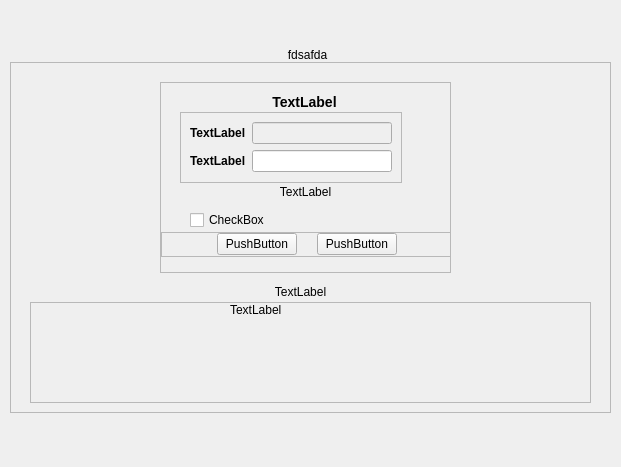
<?xml version="1.0" encoding="UTF-8"?>
<ui version="4.0">
 <class>QGenieRCPageLogin</class>
 <widget class="QWidget" name="QGenieRCPageLogin">
  <property name="geometry">
   <rect>
    <x>0</x>
    <y>0</y>
    <width>621</width>
    <height>467</height>
   </rect>
  </property>
  <property name="windowTitle">
   <string>Form</string>
  </property>
  <widget class="QLabel" name="label_error">
   <property name="geometry">
    <rect>
     <x>22</x>
     <y>29</y>
     <width>571</width>
     <height>51</height>
    </rect>
   </property>
   <property name="sizePolicy">
    <sizepolicy hsizetype="Preferred" vsizetype="Minimum">
     <horstretch>0</horstretch>
     <verstretch>0</verstretch>
    </sizepolicy>
   </property>
   <property name="minimumSize">
    <size>
     <width>0</width>
     <height>20</height>
    </size>
   </property>
   <property name="text">
    <string>fdsafda</string>
   </property>
   <property name="alignment">
    <set>Qt::AlignCenter</set>
   </property>
   <property name="wordWrap">
    <bool>true</bool>
   </property>
  </widget>
  <widget class="QFrame" name="frame">
   <property name="geometry">
    <rect>
     <x>10</x>
     <y>62</y>
     <width>601</width>
     <height>351</height>
    </rect>
   </property>
   <property name="sizePolicy">
    <sizepolicy hsizetype="Fixed" vsizetype="Fixed">
     <horstretch>0</horstretch>
     <verstretch>0</verstretch>
    </sizepolicy>
   </property>
   <property name="minimumSize">
    <size>
     <width>420</width>
     <height>240</height>
    </size>
   </property>
   <property name="maximumSize">
    <size>
     <width>16777215</width>
     <height>360</height>
    </size>
   </property>
   <property name="frameShape">
    <enum>QFrame::StyledPanel</enum>
   </property>
   <property name="frameShadow">
    <enum>QFrame::Raised</enum>
   </property>
   <widget class="QFrame" name="rc_login">
    <property name="geometry">
     <rect>
      <x>150</x>
      <y>20</y>
      <width>291</width>
      <height>191</height>
     </rect>
    </property>
    <property name="autoFillBackground">
     <bool>false</bool>
    </property>
    <property name="frameShape">
     <enum>QFrame::StyledPanel</enum>
    </property>
    <property name="frameShadow">
     <enum>QFrame::Raised</enum>
    </property>
    <property name="lineWidth">
     <number>3</number>
    </property>
    <property name="midLineWidth">
     <number>0</number>
    </property>
    <widget class="QLabel" name="label_title">
     <property name="geometry">
      <rect>
       <x>9</x>
       <y>10</y>
       <width>271</width>
       <height>20</height>
      </rect>
     </property>
     <property name="font">
      <font>
       <pointsize>-1</pointsize>
       <weight>75</weight>
       <italic>false</italic>
       <bold>true</bold>
      </font>
     </property>
     <property name="styleSheet">
      <string notr="true">font:bold 14px;
</string>
     </property>
     <property name="text">
      <string>TextLabel</string>
     </property>
     <property name="alignment">
      <set>Qt::AlignCenter</set>
     </property>
    </widget>
    <widget class="QCheckBox" name="chk_save">
     <property name="geometry">
      <rect>
       <x>30</x>
       <y>130</y>
       <width>241</width>
       <height>16</height>
      </rect>
     </property>
     <property name="text">
      <string>CheckBox</string>
     </property>
    </widget>
    <widget class="QProgressIndicator" name="pi" native="true">
     <property name="geometry">
      <rect>
       <x>240</x>
       <y>10</y>
       <width>35</width>
       <height>35</height>
      </rect>
     </property>
     <property name="minimumSize">
      <size>
       <width>35</width>
       <height>35</height>
      </size>
     </property>
    </widget>
    <widget class="QLabel" name="label_default">
     <property name="geometry">
      <rect>
       <x>10</x>
       <y>100</y>
       <width>271</width>
       <height>20</height>
      </rect>
     </property>
     <property name="text">
      <string>TextLabel</string>
     </property>
     <property name="alignment">
      <set>Qt::AlignCenter</set>
     </property>
    </widget>
    <widget class="QFrame" name="frame_2">
     <property name="geometry">
      <rect>
       <x>20</x>
       <y>30</y>
       <width>222</width>
       <height>71</height>
      </rect>
     </property>
     <property name="frameShape">
      <enum>QFrame::StyledPanel</enum>
     </property>
     <property name="frameShadow">
      <enum>QFrame::Raised</enum>
     </property>
     <layout class="QFormLayout" name="formLayout">
      <item row="0" column="0">
       <widget class="QLabel" name="label_user">
        <property name="styleSheet">
         <string notr="true">font:bold;</string>
        </property>
        <property name="text">
         <string>TextLabel</string>
        </property>
       </widget>
      </item>
      <item row="0" column="1">
       <widget class="QLineEdit" name="edt_user">
        <property name="enabled">
         <bool>false</bool>
        </property>
        <property name="sizePolicy">
         <sizepolicy hsizetype="Preferred" vsizetype="Fixed">
          <horstretch>0</horstretch>
          <verstretch>0</verstretch>
         </sizepolicy>
        </property>
       </widget>
      </item>
      <item row="1" column="0">
       <widget class="QLabel" name="label_pwd">
        <property name="styleSheet">
         <string notr="true">font:bold;</string>
        </property>
        <property name="text">
         <string>TextLabel</string>
        </property>
       </widget>
      </item>
      <item row="1" column="1">
       <widget class="QLineEdit" name="edt_pwd">
        <property name="sizePolicy">
         <sizepolicy hsizetype="Preferred" vsizetype="Fixed">
          <horstretch>0</horstretch>
          <verstretch>0</verstretch>
         </sizepolicy>
        </property>
        <property name="echoMode">
         <enum>QLineEdit::PasswordEchoOnEdit</enum>
        </property>
       </widget>
      </item>
     </layout>
    </widget>
    <widget class="QFrame" name="frame_3">
     <property name="geometry">
      <rect>
       <x>1</x>
       <y>150</y>
       <width>291</width>
       <height>25</height>
      </rect>
     </property>
     <property name="frameShape">
      <enum>QFrame::StyledPanel</enum>
     </property>
     <property name="frameShadow">
      <enum>QFrame::Raised</enum>
     </property>
     <layout class="QHBoxLayout" name="horizontalLayout">
      <property name="spacing">
       <number>20</number>
      </property>
      <property name="margin">
       <number>0</number>
      </property>
      <item>
       <spacer name="horizontalSpacer_2">
        <property name="orientation">
         <enum>Qt::Horizontal</enum>
        </property>
        <property name="sizeHint" stdset="0">
         <size>
          <width>40</width>
          <height>20</height>
         </size>
        </property>
       </spacer>
      </item>
      <item>
       <widget class="QPushButton" name="but_login">
        <property name="text">
         <string>PushButton</string>
        </property>
       </widget>
      </item>
      <item>
       <widget class="QPushButton" name="but_cancel">
        <property name="text">
         <string>PushButton</string>
        </property>
       </widget>
      </item>
      <item>
       <spacer name="horizontalSpacer_3">
        <property name="orientation">
         <enum>Qt::Horizontal</enum>
        </property>
        <property name="sizeHint" stdset="0">
         <size>
          <width>40</width>
          <height>20</height>
         </size>
        </property>
       </spacer>
      </item>
     </layout>
    </widget>
   </widget>
   <widget class="QLabel" name="label_list_title">
    <property name="geometry">
     <rect>
      <x>-20</x>
      <y>209</y>
      <width>621</width>
      <height>41</height>
     </rect>
    </property>
    <property name="text">
     <string>TextLabel</string>
    </property>
    <property name="alignment">
     <set>Qt::AlignCenter</set>
    </property>
    <property name="wordWrap">
     <bool>true</bool>
    </property>
   </widget>
   <widget class="QFrame" name="frame_4">
    <property name="geometry">
     <rect>
      <x>20</x>
      <y>240</y>
      <width>561</width>
      <height>101</height>
     </rect>
    </property>
    <property name="frameShape">
     <enum>QFrame::StyledPanel</enum>
    </property>
    <property name="frameShadow">
     <enum>QFrame::Raised</enum>
    </property>
    <layout class="QHBoxLayout" name="horizontalLayout_2">
     <property name="margin">
      <number>0</number>
     </property>
     <item>
      <spacer name="horizontalSpacer">
       <property name="orientation">
        <enum>Qt::Horizontal</enum>
       </property>
       <property name="sizeHint" stdset="0">
        <size>
         <width>159</width>
         <height>20</height>
        </size>
       </property>
      </spacer>
     </item>
     <item>
      <widget class="QLabel" name="label_list">
       <property name="sizePolicy">
        <sizepolicy hsizetype="Preferred" vsizetype="Preferred">
         <horstretch>0</horstretch>
         <verstretch>0</verstretch>
        </sizepolicy>
       </property>
       <property name="minimumSize">
        <size>
         <width>360</width>
         <height>0</height>
        </size>
       </property>
       <property name="text">
        <string>TextLabel</string>
       </property>
       <property name="alignment">
        <set>Qt::AlignLeading|Qt::AlignLeft|Qt::AlignTop</set>
       </property>
      </widget>
     </item>
    </layout>
   </widget>
  </widget>
 </widget>
 <customwidgets>
  <customwidget>
   <class>QProgressIndicator</class>
   <extends>QWidget</extends>
   <header>QProgressIndicator.h</header>
   <container>1</container>
  </customwidget>
 </customwidgets>
 <resources/>
 <connections/>
</ui>
